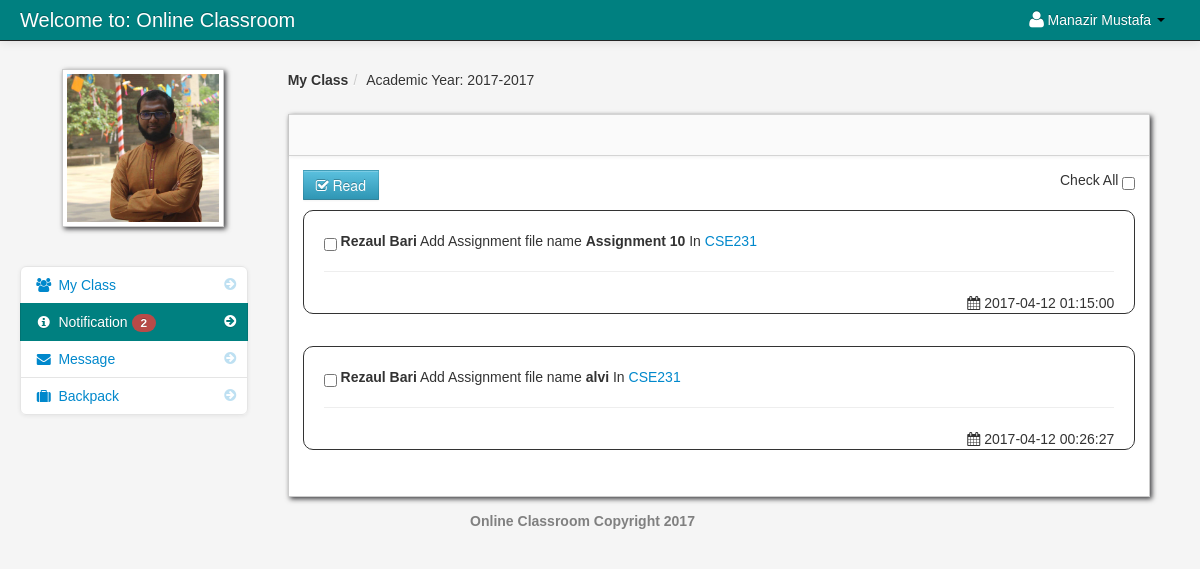
Screenshot of /student_notification.php (signed in) with the database file from the repository.
### tables this page shows
CREATE TABLE `student` (
  `student_id` int(11) NOT NULL,
  `firstname` varchar(100) NOT NULL,
  `lastname` varchar(100) NOT NULL,
  `class_id` int(11) NOT NULL,
  `username` varchar(100) NOT NULL,
  `password` varchar(100) NOT NULL,
  `email` varchar(100) NOT NULL,
  `contact_number` int(12) NOT NULL,
  `location` varchar(100) NOT NULL,
  `status` varchar(100) NOT NULL
);

CREATE TABLE `school_year` (
  `school_year_id` int(11) NOT NULL,
  `school_year` varchar(100) NOT NULL
);

CREATE TABLE `teacher_class_student` (
  `teacher_class_student_id` int(11) NOT NULL,
  `teacher_class_id` int(11) NOT NULL,
  `student_id` int(11) NOT NULL,
  `teacher_id` int(11) NOT NULL,
  `Present` int(30) NOT NULL DEFAULT '0',
  `Absent` int(30) NOT NULL DEFAULT '0',
  `Late` int(30) NOT NULL DEFAULT '0',
  `Sick` int(30) NOT NULL DEFAULT '0'
);

CREATE TABLE `teacher` (
  `teacher_id` int(11) NOT NULL,
  `username` varchar(100) NOT NULL,
  `password` varchar(200) NOT NULL,
  `firstname` varchar(100) NOT NULL,
  `lastname` varchar(100) NOT NULL,
  `department_id` int(11) NOT NULL,
  `location` varchar(200) NOT NULL,
  `about` varchar(500) NOT NULL,
  `teacher_status` varchar(20) NOT NULL,
  `teacher_stat` varchar(100) NOT NULL
);

CREATE TABLE `notification` (
  `notification_id` int(11) NOT NULL,
  `teacher_class_id` int(11) NOT NULL,
  `notification` varchar(100) NOT NULL,
  `date_of_notification` varchar(50) NOT NULL,
  `link` varchar(100) NOT NULL
);

CREATE TABLE `class` (
  `class_id` int(11) NOT NULL,
  `class_name` varchar(100) NOT NULL
);

### session.php (called while the page is built, shortened)
<?php
$session_id=$_SESSION['id'];
?>

### count.php (called while the page is built)
<?php
	$school_year_query = mysql_query("select * from school_year order by school_year DESC")or die(mysql_error());
	$school_year_query_row = mysql_fetch_array($school_year_query);
	$school_year = $school_year_query_row['school_year'];
	?>
	<?php $query_yes = mysql_query("select * from teacher_class_student
LEFT JOIN teacher_class ON teacher_class.teacher_class_id = teacher_class_student.teacher_class_id
LEFT JOIN class ON class.class_id = teacher_class.class_id
LEFT JOIN teacher ON teacher.teacher_id = teacher_class_student.teacher_id
JOIN notification ON notification.teacher_class_id = teacher_class.teacher_class_id
where teacher_class_student.student_id = '$session_id' and school_year = '$school_year'   order by notification.date_of_notification DESC
")or die(mysql_error());
$count_no = mysql_num_rows($query_yes);
         ?>
<?php $query_no = mysql_query("select * from notification
LEFT JOIN notification_read ON notification_read.notification_id = notification.notification_id
where notification_read.student_id  = '$session_id'
")or die(mysql_error());
$count_yes = mysql_num_rows($query_no);
         ?>
<?php $not_read = $count_no -  $count_yes; ?>

### student_notification.php (the view, shortened to what this page needs)
<?php include('header_dashboard.php'); ?>
<?php include('session.php'); ?>
    <body>
		<?php include('navbar_student.php'); ?>
        <div class="container-fluid">
            <div class="row-fluid">
				<?php include('student_notification_sidebar.php'); ?>
                <div class="span9" id="content">
                     <div class="row-fluid">
					     <ul class="breadcrumb">
						<?php
						$school_year_query = mysql_query("select * from school_year order by school_year DESC")or die(mysql_error());
						$school_year_query_row = mysql_fetch_array($school_year_query);
						$school_year = $school_year_query_row['school_year'];
						?>
							<li><a href="#"><b>My Class</b></a><span class="divider">/</span></li>
							<li><a href="#">Academic Year: <?php echo $school_year_query_row['school_year']; ?></a></li>
						</ul>
                        <div id="block_bg" class="block">
                            <div class="navbar navbar-inner block-header">
                            </div>
                            <div class="block-content collapse in">
                                <div class="span12">
  					<form action="read.php" method="post">
						<?php if($not_read == '0'){
								}else{ ?>
							<button id="delete"  class="btn btn-info" name="read"><i class="icon-check"></i> Read</button>
													<div class="pull-right">
							Check All <input type="checkbox"  name="selectAll" id="checkAll" />
							</div>
								<?php } ?>
					<?php $query = mysql_query("select * from teacher_class_student
					LEFT JOIN teacher_class ON teacher_class.teacher_class_id = teacher_class_student.teacher_class_id
					LEFT JOIN class ON class.class_id = teacher_class.class_id
					LEFT JOIN teacher ON teacher.teacher_id = teacher_class_student.teacher_id
					JOIN notification ON notification.teacher_class_id = teacher_class.teacher_class_id
					where teacher_class_student.student_id = '$session_id' and school_year = '$school_year'  order by notification.date_of_notification DESC
					")or die(mysql_error());
					$count = mysql_num_rows($query);
					if ($count  > 0){
					while($row = mysql_fetch_array($query)){
					$get_id = $row['teacher_class_id'];
					$id = $row['notification_id'];
					$query_yes_read = mysql_query("select * from notification_read where notification_id = '$id' and student_id = '$session_id'")or die(mysql_error());
					$read_row = mysql_fetch_array($query_yes_read);
					$yes = $read_row['student_read'];
					?>
									<div class="post"  id="del<?php echo $id; ?>">
										<?php if ($yes == 'yes'){
										}else{
										?>
										<input id="" class="" name="selector[]" type="checkbox" value="<?php echo $id; ?>">
										<?php } ?>
											<strong><?php echo $row['firstname']." ".$row['lastname'];  ?></strong>
											<?php echo $row['notification']; ?> In
											<a href="<?php echo $row['link']; ?><?php echo '?id='.$get_id; ?>">
											<?php echo $row['class_name']; ?>
											</a>
										<hr>
										<div class="pull-right">
										<i class="icon-calendar"></i>&nbsp;<?php echo $row['date_of_notification']; ?>
										</div>
											</div>
					<?php
					} }else{
					?>
					<div class="alert alert-info"><strong><i class="icon-info-sign"></i> No Notifications Found</strong></div>
					<?php
					}
					?>
					</form>
                                </div>
                            </div>
                        </div>
                    </div>
                </div>
            </div>
		<?php include('footer.php'); ?>
        </div>
		<?php include('script.php'); ?>
    </body>
</html>

### navbar_student.php (shortened to what this page needs)
<div class="navbar navbar-fixed-top navbar-inverse">
        <div class="navbar-inner">
            <div class="container-fluid">
                <a class="brand" href="dashboard_student.php">Welcome to: Online Classroom</a>
					<div class="nav-collapse collapse">
						<ul class="nav pull-right">
							<?php $query= mysql_query("select * from student where student_id = '$session_id'")or die(mysql_error());
									$row = mysql_fetch_array($query);
							?>
							<li class="dropdown">
								<a href="#" role="button" class="dropdown-toggle" data-toggle="dropdown"> <i class="icon-user icon-large"></i><?php echo $row['firstname']." ".$row['lastname'];  ?> <i class="caret"></i></a>
							</li>
						</ul>
					</div>
            </div>
        </div>
</div>

### student_notification_sidebar.php (shortened to what this page needs)
<div class="span3" id="sidebar">
		<img id="avatar" class="img-polaroid" src="admin/<?php echo $row['location']; ?>">
		<?php include('count.php'); ?>
		<ul class="nav nav-list bs-docs-sidenav nav-collapse collapse">
			<li class=""><a href="dashboard_student.php"><i class="icon-chevron-right"></i><i class="icon-group"></i>&nbsp;My Class</a></li>
			<li class="active">
				<a href="student_notification.php"><i class="icon-chevron-right"></i><i class="icon-info-sign"></i>&nbsp;Notification
				<?php if($not_read == '0'){
				}else{ ?>
					<span class="badge badge-important"><?php echo $not_read; ?></span>
				<?php } ?>
				</a>
			</li>
			<li class="">
			<a href="student_message.php"><i class="icon-chevron-right"></i><i class="icon-envelope-alt"></i>&nbsp;Message
			</a>
			</li>
			<li class=""><a href="backpack.php"><i class="icon-chevron-right"></i><i class="icon-suitcase"></i>&nbsp;Backpack</a></li>
		</ul>
</div>

### admin/assets/styles.css (style rules this page uses)
body { padding-top: 60px; padding-bottom: 40px; background-color: #f5f5f5; }
#content { margin-left:0px; }
.breadcrumb { margin: 0 0 0px; padding: 10px 0px; background-color: transparent; }
.block { background: url("../images/pixel-60fff.png") repeat scroll 0 0 rgba(0, 0, 0, 0) !important; border: 1px solid #ccc; background: white; margin: 1em 0em; border-top: none; -webkit-box-shadow: 2px 2px 5px rgba(0, 0, 6, 0.75); -moz-box-shadow: 2px 2px 5px rgba(0, 0, 6, 0.75); box-shadow: 2px 2px 5px rgba(0, 0, 6, 0.75); }
.block-content { margin: 1em; min-height: .25em; }
.block-header { margin-bottom: 0px; border-right: none; border-left: none; -webkit-border-radius: 0px; -moz-border-radius: 0px; border-radius: 0px; }
.bs-docs-sidenav { max-width: 228px; margin: 30px 0 0; padding: 0; background-color: #fff; -webkit-border-radius: 6px; -moz-border-radius: 6px; border-radius: 6px; -webkit-box-shadow: 0 1px 4px rgba(0,0,0,.065); -moz-box-shadow: 0 1px 4px rgba(0,0,0,.065); box-shadow: 0 1px 4px rgba(0,0,0,.065); }
.bs-docs-sidenav > li > a { display: block; width: 190px \9; margin: 0 0 -1px; padding: 8px 14px; border: 1px solid #e5e5e5; }
.bs-docs-sidenav > li:first-child > a { -webkit-border-radius: 6px 6px 0 0; -moz-border-radius: 6px 6px 0 0; border-radius: 6px 6px 0 0; }
.bs-docs-sidenav > li:last-child > a { -webkit-border-radius: 0 0 6px 6px; -moz-border-radius: 0 0 6px 6px; border-radius: 0 0 6px 6px; }
.bs-docs-sidenav > .active > a { position: relative; z-index: 2; padding: 9px 15px; border: 0; text-shadow: 0 1px 0 rgba(0,0,0,.15); -webkit-box-shadow: inset 1px 0 0 rgba(0,0,0,.1), inset -1px 0 0 rgba(0,0,0,.1); -moz-box-shadow: inset 1px 0 0 rgba(0,0,0,.1), inset -1px 0 0 rgba(0,0,0,.1); box-shadow: inset 1px 0 0 rgba(0,0,0,.1), inset -1px 0 0 rgba(0,0,0,.1); }
.bs-docs-sidenav .icon-chevron-right { float: right; margin-top: 2px; margin-right: -6px; opacity: .25; }
.bs-docs-sidenav .active .icon-chevron-right, .bs-docs-sidenav .active a:hover .icon-chevron-right { opacity: 1; }

### rows the page displays
student: firstname "Manazir", lastname "Mustafa", location (picture)
school_year: school_year "2017-2017"
teacher_class_student: teacher.firstname "Rezaul", teacher.lastname "Bari", notification.notification "Add Assignment file name Assignment 10", class.class_name "CSE231", notification.date_of_notification "2017-04-12 01:15:00", notification.notification "Add Assignment file name alvi", notification.date_of_notification "2017-04-12 00:26:27"

### other values shown
$not_read "2"
